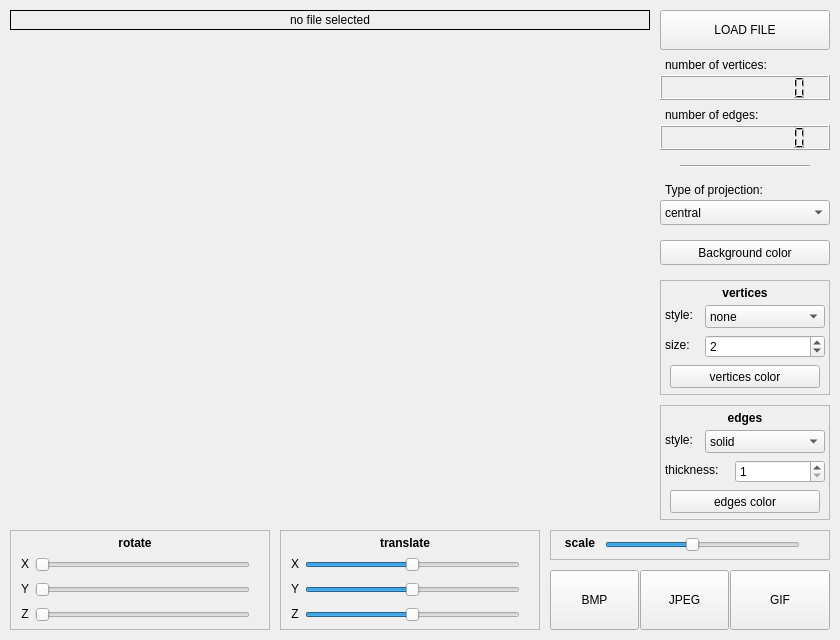
<?xml version="1.0" encoding="UTF-8"?>
<ui version="4.0">
 <class>MainWindow</class>
 <widget class="QMainWindow" name="MainWindow">
  <property name="geometry">
   <rect>
    <x>0</x>
    <y>0</y>
    <width>840</width>
    <height>640</height>
   </rect>
  </property>
  <property name="windowTitle">
   <string>3DViewer v1.0</string>
  </property>
  <widget class="QWidget" name="centralwidget">
   <widget class="GLWidget" name="openGLWidget" native="true">
    <property name="geometry">
     <rect>
      <x>10</x>
      <y>40</y>
      <width>640</width>
      <height>480</height>
     </rect>
    </property>
   </widget>
   <widget class="QLabel" name="fileName">
    <property name="geometry">
     <rect>
      <x>10</x>
      <y>10</y>
      <width>640</width>
      <height>20</height>
     </rect>
    </property>
    <property name="frameShape">
     <enum>QFrame::Panel</enum>
    </property>
    <property name="text">
     <string>no file selected</string>
    </property>
    <property name="alignment">
     <set>Qt::AlignCenter</set>
    </property>
   </widget>
   <widget class="QLabel" name="label_n_vertices">
    <property name="geometry">
     <rect>
      <x>665</x>
      <y>55</y>
      <width>165</width>
      <height>20</height>
     </rect>
    </property>
    <property name="frameShape">
     <enum>QFrame::NoFrame</enum>
    </property>
    <property name="text">
     <string>number of vertices:</string>
    </property>
   </widget>
   <widget class="QLCDNumber" name="lcdVertices">
    <property name="geometry">
     <rect>
      <x>660</x>
      <y>75</y>
      <width>170</width>
      <height>25</height>
     </rect>
    </property>
    <property name="smallDecimalPoint">
     <bool>false</bool>
    </property>
    <property name="digitCount">
     <number>10</number>
    </property>
    <property name="segmentStyle">
     <enum>QLCDNumber::Filled</enum>
    </property>
    <property name="value" stdset="0">
     <double>0.000000000000000</double>
    </property>
   </widget>
   <widget class="QLabel" name="label_n_edges">
    <property name="geometry">
     <rect>
      <x>665</x>
      <y>105</y>
      <width>165</width>
      <height>20</height>
     </rect>
    </property>
    <property name="text">
     <string>number of edges:</string>
    </property>
   </widget>
   <widget class="QLCDNumber" name="lcdEdges">
    <property name="geometry">
     <rect>
      <x>660</x>
      <y>125</y>
      <width>170</width>
      <height>25</height>
     </rect>
    </property>
    <property name="smallDecimalPoint">
     <bool>false</bool>
    </property>
    <property name="digitCount">
     <number>10</number>
    </property>
    <property name="segmentStyle">
     <enum>QLCDNumber::Filled</enum>
    </property>
    <property name="value" stdset="0">
     <double>0.000000000000000</double>
    </property>
   </widget>
   <widget class="QPushButton" name="loadFile">
    <property name="geometry">
     <rect>
      <x>660</x>
      <y>10</y>
      <width>170</width>
      <height>40</height>
     </rect>
    </property>
    <property name="text">
     <string>LOAD FILE</string>
    </property>
   </widget>
   <widget class="Line" name="line">
    <property name="geometry">
     <rect>
      <x>680</x>
      <y>165</y>
      <width>130</width>
      <height>3</height>
     </rect>
    </property>
    <property name="orientation">
     <enum>Qt::Horizontal</enum>
    </property>
   </widget>
   <widget class="QLabel" name="label_projection">
    <property name="geometry">
     <rect>
      <x>665</x>
      <y>180</y>
      <width>165</width>
      <height>20</height>
     </rect>
    </property>
    <property name="frameShape">
     <enum>QFrame::NoFrame</enum>
    </property>
    <property name="text">
     <string>Type of projection:</string>
    </property>
   </widget>
   <widget class="QComboBox" name="projectionCombo">
    <property name="geometry">
     <rect>
      <x>660</x>
      <y>200</y>
      <width>170</width>
      <height>25</height>
     </rect>
    </property>
    <item>
     <property name="text">
      <string>central</string>
     </property>
    </item>
    <item>
     <property name="text">
      <string>parallel</string>
     </property>
    </item>
   </widget>
   <widget class="QPushButton" name="backgroundButton">
    <property name="geometry">
     <rect>
      <x>660</x>
      <y>240</y>
      <width>170</width>
      <height>25</height>
     </rect>
    </property>
    <property name="text">
     <string>Background color</string>
    </property>
   </widget>
   <widget class="QFrame" name="frame_v">
    <property name="geometry">
     <rect>
      <x>660</x>
      <y>280</y>
      <width>170</width>
      <height>115</height>
     </rect>
    </property>
    <property name="frameShape">
     <enum>QFrame::StyledPanel</enum>
    </property>
    <property name="frameShadow">
     <enum>QFrame::Raised</enum>
    </property>
    <widget class="QLabel" name="label_vertices">
     <property name="geometry">
      <rect>
       <x>0</x>
       <y>5</y>
       <width>170</width>
       <height>17</height>
      </rect>
     </property>
     <property name="text">
      <string>&lt;html&gt;&lt;head/&gt;&lt;body&gt;&lt;p&gt;&lt;span style=&quot; font-weight:600;&quot;&gt;vertices&lt;/span&gt;&lt;/p&gt;&lt;/body&gt;&lt;/html&gt;</string>
     </property>
     <property name="alignment">
      <set>Qt::AlignCenter</set>
     </property>
    </widget>
    <widget class="QLabel" name="label_v_style">
     <property name="geometry">
      <rect>
       <x>5</x>
       <y>25</y>
       <width>150</width>
       <height>20</height>
      </rect>
     </property>
     <property name="frameShape">
      <enum>QFrame::NoFrame</enum>
     </property>
     <property name="text">
      <string>style:</string>
     </property>
    </widget>
    <widget class="QComboBox" name="vertexCombo">
     <property name="geometry">
      <rect>
       <x>45</x>
       <y>25</y>
       <width>120</width>
       <height>23</height>
      </rect>
     </property>
     <item>
      <property name="text">
       <string>none</string>
      </property>
     </item>
     <item>
      <property name="text">
       <string>circle</string>
      </property>
     </item>
     <item>
      <property name="text">
       <string>square</string>
      </property>
     </item>
    </widget>
    <widget class="QLabel" name="label_v_size">
     <property name="geometry">
      <rect>
       <x>5</x>
       <y>55</y>
       <width>150</width>
       <height>20</height>
      </rect>
     </property>
     <property name="frameShape">
      <enum>QFrame::NoFrame</enum>
     </property>
     <property name="text">
      <string>size:</string>
     </property>
    </widget>
    <widget class="QSpinBox" name="vertexSpinner">
     <property name="geometry">
      <rect>
       <x>45</x>
       <y>55</y>
       <width>120</width>
       <height>23</height>
      </rect>
     </property>
     <property name="minimum">
      <number>1</number>
     </property>
     <property name="maximum">
      <number>20</number>
     </property>
     <property name="value">
      <number>2</number>
     </property>
    </widget>
    <widget class="QPushButton" name="vertexButton">
     <property name="geometry">
      <rect>
       <x>10</x>
       <y>85</y>
       <width>150</width>
       <height>23</height>
      </rect>
     </property>
     <property name="text">
      <string>vertices color</string>
     </property>
    </widget>
   </widget>
   <widget class="QFrame" name="frame_e">
    <property name="geometry">
     <rect>
      <x>660</x>
      <y>405</y>
      <width>170</width>
      <height>115</height>
     </rect>
    </property>
    <property name="frameShape">
     <enum>QFrame::StyledPanel</enum>
    </property>
    <property name="frameShadow">
     <enum>QFrame::Raised</enum>
    </property>
    <widget class="QLabel" name="label_edges">
     <property name="geometry">
      <rect>
       <x>0</x>
       <y>5</y>
       <width>170</width>
       <height>17</height>
      </rect>
     </property>
     <property name="text">
      <string>&lt;html&gt;&lt;head/&gt;&lt;body&gt;&lt;p&gt;&lt;span style=&quot; font-weight:600;&quot;&gt;edges&lt;/span&gt;&lt;/p&gt;&lt;/body&gt;&lt;/html&gt;</string>
     </property>
     <property name="alignment">
      <set>Qt::AlignCenter</set>
     </property>
    </widget>
    <widget class="QLabel" name="label_e_style">
     <property name="geometry">
      <rect>
       <x>5</x>
       <y>25</y>
       <width>150</width>
       <height>20</height>
      </rect>
     </property>
     <property name="frameShape">
      <enum>QFrame::NoFrame</enum>
     </property>
     <property name="text">
      <string>style:</string>
     </property>
    </widget>
    <widget class="QComboBox" name="edgeCombo">
     <property name="geometry">
      <rect>
       <x>45</x>
       <y>25</y>
       <width>120</width>
       <height>23</height>
      </rect>
     </property>
     <item>
      <property name="text">
       <string>solid</string>
      </property>
     </item>
     <item>
      <property name="text">
       <string>dashed</string>
      </property>
     </item>
    </widget>
    <widget class="QLabel" name="label_e_size">
     <property name="geometry">
      <rect>
       <x>5</x>
       <y>55</y>
       <width>150</width>
       <height>20</height>
      </rect>
     </property>
     <property name="frameShape">
      <enum>QFrame::NoFrame</enum>
     </property>
     <property name="text">
      <string>thickness:</string>
     </property>
    </widget>
    <widget class="QSpinBox" name="edgeSpinner">
     <property name="geometry">
      <rect>
       <x>75</x>
       <y>55</y>
       <width>90</width>
       <height>23</height>
      </rect>
     </property>
     <property name="minimum">
      <number>1</number>
     </property>
     <property name="maximum">
      <number>10</number>
     </property>
     <property name="value">
      <number>1</number>
     </property>
    </widget>
    <widget class="QPushButton" name="edgeButton">
     <property name="geometry">
      <rect>
       <x>10</x>
       <y>85</y>
       <width>150</width>
       <height>23</height>
      </rect>
     </property>
     <property name="text">
      <string>edges color</string>
     </property>
    </widget>
   </widget>
   <widget class="QFrame" name="frame_r">
    <property name="geometry">
     <rect>
      <x>10</x>
      <y>530</y>
      <width>260</width>
      <height>100</height>
     </rect>
    </property>
    <property name="frameShape">
     <enum>QFrame::StyledPanel</enum>
    </property>
    <property name="frameShadow">
     <enum>QFrame::Raised</enum>
    </property>
    <widget class="QLabel" name="label_rotate">
     <property name="geometry">
      <rect>
       <x>10</x>
       <y>5</y>
       <width>230</width>
       <height>17</height>
      </rect>
     </property>
     <property name="text">
      <string>&lt;html&gt;&lt;head/&gt;&lt;body&gt;&lt;p&gt;&lt;span style=&quot; font-weight:600;&quot;&gt;rotate&lt;/span&gt;&lt;/p&gt;&lt;/body&gt;&lt;/html&gt;</string>
     </property>
     <property name="alignment">
      <set>Qt::AlignCenter</set>
     </property>
    </widget>
    <widget class="QLabel" name="label_rotate_x">
     <property name="geometry">
      <rect>
       <x>5</x>
       <y>19</y>
       <width>20</width>
       <height>30</height>
      </rect>
     </property>
     <property name="text">
      <string>X</string>
     </property>
     <property name="alignment">
      <set>Qt::AlignCenter</set>
     </property>
    </widget>
    <widget class="QLabel" name="label_rotate_y">
     <property name="geometry">
      <rect>
       <x>5</x>
       <y>44</y>
       <width>20</width>
       <height>30</height>
      </rect>
     </property>
     <property name="text">
      <string>Y</string>
     </property>
     <property name="alignment">
      <set>Qt::AlignCenter</set>
     </property>
    </widget>
    <widget class="QLabel" name="label_rotate_z">
     <property name="geometry">
      <rect>
       <x>5</x>
       <y>69</y>
       <width>20</width>
       <height>30</height>
      </rect>
     </property>
     <property name="text">
      <string>Z</string>
     </property>
     <property name="alignment">
      <set>Qt::AlignCenter</set>
     </property>
    </widget>
    <widget class="QSlider" name="rotateX">
     <property name="geometry">
      <rect>
       <x>25</x>
       <y>25</y>
       <width>215</width>
       <height>20</height>
      </rect>
     </property>
     <property name="minimum">
      <number>0</number>
     </property>
     <property name="maximum">
      <number>360</number>
     </property>
     <property name="orientation">
      <enum>Qt::Horizontal</enum>
     </property>
     <property name="tickPosition">
      <enum>QSlider::NoTicks</enum>
     </property>
    </widget>
    <widget class="QSlider" name="rotateY">
     <property name="geometry">
      <rect>
       <x>25</x>
       <y>50</y>
       <width>215</width>
       <height>20</height>
      </rect>
     </property>
     <property name="minimum">
      <number>0</number>
     </property>
     <property name="maximum">
      <number>360</number>
     </property>
     <property name="orientation">
      <enum>Qt::Horizontal</enum>
     </property>
     <property name="tickPosition">
      <enum>QSlider::NoTicks</enum>
     </property>
    </widget>
    <widget class="QSlider" name="rotateZ">
     <property name="geometry">
      <rect>
       <x>25</x>
       <y>75</y>
       <width>215</width>
       <height>20</height>
      </rect>
     </property>
     <property name="minimum">
      <number>0</number>
     </property>
     <property name="maximum">
      <number>360</number>
     </property>
     <property name="orientation">
      <enum>Qt::Horizontal</enum>
     </property>
     <property name="tickPosition">
      <enum>QSlider::NoTicks</enum>
     </property>
    </widget>
   </widget>
   <widget class="QFrame" name="frame_t">
    <property name="geometry">
     <rect>
      <x>280</x>
      <y>530</y>
      <width>260</width>
      <height>100</height>
     </rect>
    </property>
    <property name="frameShape">
     <enum>QFrame::StyledPanel</enum>
    </property>
    <property name="frameShadow">
     <enum>QFrame::Raised</enum>
    </property>
    <widget class="QLabel" name="label_translate">
     <property name="geometry">
      <rect>
       <x>10</x>
       <y>5</y>
       <width>230</width>
       <height>17</height>
      </rect>
     </property>
     <property name="text">
      <string>&lt;html&gt;&lt;head/&gt;&lt;body&gt;&lt;p&gt;&lt;span style=&quot; font-weight:600;&quot;&gt;translate&lt;/span&gt;&lt;/p&gt;&lt;/body&gt;&lt;/html&gt;</string>
     </property>
     <property name="alignment">
      <set>Qt::AlignCenter</set>
     </property>
    </widget>
    <widget class="QLabel" name="label_translate_x">
     <property name="geometry">
      <rect>
       <x>5</x>
       <y>19</y>
       <width>20</width>
       <height>30</height>
      </rect>
     </property>
     <property name="text">
      <string>X</string>
     </property>
     <property name="alignment">
      <set>Qt::AlignCenter</set>
     </property>
    </widget>
    <widget class="QLabel" name="label_translate_y">
     <property name="geometry">
      <rect>
       <x>5</x>
       <y>44</y>
       <width>20</width>
       <height>30</height>
      </rect>
     </property>
     <property name="text">
      <string>Y</string>
     </property>
     <property name="alignment">
      <set>Qt::AlignCenter</set>
     </property>
    </widget>
    <widget class="QLabel" name="label_translate_z">
     <property name="geometry">
      <rect>
       <x>5</x>
       <y>69</y>
       <width>20</width>
       <height>30</height>
      </rect>
     </property>
     <property name="text">
      <string>Z</string>
     </property>
     <property name="alignment">
      <set>Qt::AlignCenter</set>
     </property>
    </widget>
    <widget class="QSlider" name="translateX">
     <property name="geometry">
      <rect>
       <x>25</x>
       <y>25</y>
       <width>215</width>
       <height>20</height>
      </rect>
     </property>
     <property name="minimum">
      <number>-10</number>
     </property>
     <property name="maximum">
      <number>10</number>
     </property>
     <property name="value">
      <number>0</number>
     </property>
     <property name="orientation">
      <enum>Qt::Horizontal</enum>
     </property>
     <property name="tickPosition">
      <enum>QSlider::NoTicks</enum>
     </property>
    </widget>
    <widget class="QSlider" name="translateY">
     <property name="geometry">
      <rect>
       <x>25</x>
       <y>50</y>
       <width>215</width>
       <height>20</height>
      </rect>
     </property>
     <property name="minimum">
      <number>-10</number>
     </property>
     <property name="maximum">
      <number>10</number>
     </property>
     <property name="value">
      <number>0</number>
     </property>
     <property name="orientation">
      <enum>Qt::Horizontal</enum>
     </property>
     <property name="tickPosition">
      <enum>QSlider::NoTicks</enum>
     </property>
    </widget>
    <widget class="QSlider" name="translateZ">
     <property name="geometry">
      <rect>
       <x>25</x>
       <y>75</y>
       <width>215</width>
       <height>20</height>
      </rect>
     </property>
     <property name="minimum">
      <number>-10</number>
     </property>
     <property name="maximum">
      <number>10</number>
     </property>
     <property name="value">
      <number>0</number>
     </property>
     <property name="orientation">
      <enum>Qt::Horizontal</enum>
     </property>
     <property name="tickPosition">
      <enum>QSlider::NoTicks</enum>
     </property>
    </widget>
   </widget>
   <widget class="QFrame" name="frame_z">
    <property name="geometry">
     <rect>
      <x>550</x>
      <y>530</y>
      <width>280</width>
      <height>30</height>
     </rect>
    </property>
    <property name="frameShape">
     <enum>QFrame::StyledPanel</enum>
    </property>
    <property name="frameShadow">
     <enum>QFrame::Raised</enum>
    </property>
    <widget class="QLabel" name="label_zoom">
     <property name="geometry">
      <rect>
       <x>10</x>
       <y>5</y>
       <width>40</width>
       <height>17</height>
      </rect>
     </property>
     <property name="text">
      <string>&lt;html&gt;&lt;head/&gt;&lt;body&gt;&lt;p&gt;&lt;span style=&quot; font-weight:600;&quot;&gt;scale&lt;/span&gt;&lt;/p&gt;&lt;/body&gt;&lt;/html&gt;</string>
     </property>
     <property name="alignment">
      <set>Qt::AlignCenter</set>
     </property>
    </widget>
    <widget class="QSlider" name="scale">
     <property name="geometry">
      <rect>
       <x>55</x>
       <y>5</y>
       <width>195</width>
       <height>20</height>
      </rect>
     </property>
     <property name="minimum">
      <number>1</number>
     </property>
     <property name="maximum">
      <number>10</number>
     </property>
     <property name="value">
      <number>5</number>
     </property>
     <property name="orientation">
      <enum>Qt::Horizontal</enum>
     </property>
     <property name="tickPosition">
      <enum>QSlider::NoTicks</enum>
     </property>
    </widget>
   </widget>
   <widget class="QPushButton" name="bmpButton">
    <property name="geometry">
     <rect>
      <x>550</x>
      <y>570</y>
      <width>89</width>
      <height>60</height>
     </rect>
    </property>
    <property name="text">
     <string>BMP</string>
    </property>
   </widget>
   <widget class="QPushButton" name="jpegButton">
    <property name="geometry">
     <rect>
      <x>640</x>
      <y>570</y>
      <width>89</width>
      <height>60</height>
     </rect>
    </property>
    <property name="text">
     <string>JPEG</string>
    </property>
   </widget>
   <widget class="QPushButton" name="gifButton">
    <property name="geometry">
     <rect>
      <x>730</x>
      <y>570</y>
      <width>100</width>
      <height>60</height>
     </rect>
    </property>
    <property name="text">
     <string>GIF</string>
    </property>
   </widget>
  </widget>
 </widget>
 <customwidgets>
  <customwidget>
   <class>GLWidget</class>
   <extends>QWidget</extends>
   <header>glwidget.h</header>
  </customwidget>
 </customwidgets>
 <resources/>
 <connections/>
</ui>
